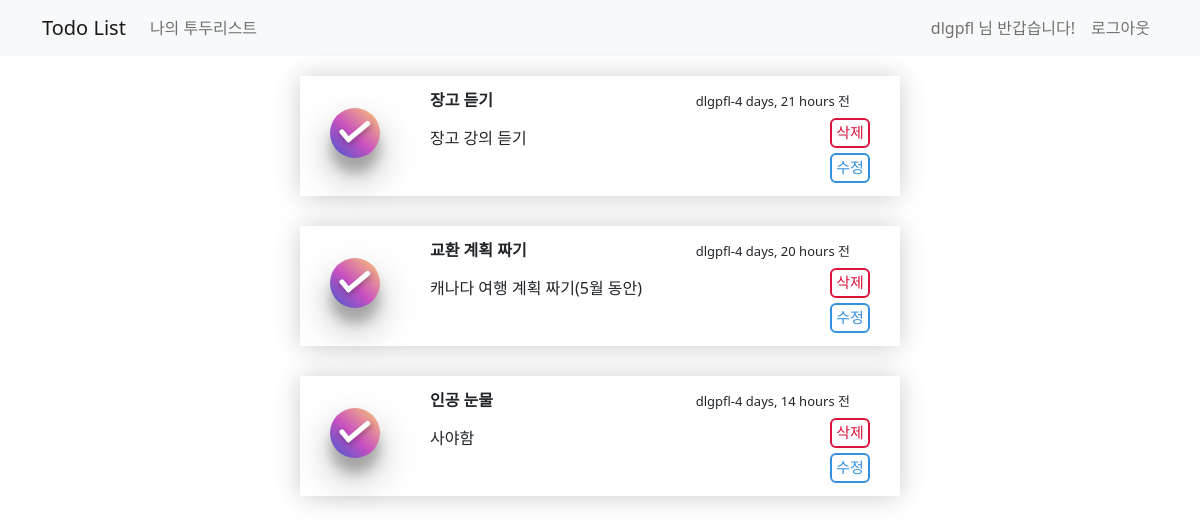
/todo/mytodo (signed in), run on the app's committed database.
### user/models.py (models this page shows)
class UserModel(AbstractUser):
    class Meta:
        db_table = "my_user"
    email = models.CharField(max_length=256, default='')
    profile = models.ImageField(upload_to="images/", null=True, blank=True)

### todo/models.py (models this page shows)
class todoModel(models.Model):
    class Meta:
        db_table = "todo"
    author = models.ForeignKey(UserModel, on_delete=models.CASCADE)
    content = models.CharField(max_length=256)
    title = models.CharField(max_length=256, default='')
    created_at = models.DateTimeField(auto_now_add=True)
    updated_at = models.DateTimeField(auto_now=True)
    is_completed = models.BooleanField(default=False)

### todo/views.py (the view)
# urls.py: path('todo/mytodo', views.my_todolist, name='my-todolist'),
@login_required
def my_todolist(request):
    user = request.user
    my_todolist = todoModel.objects.all().filter(author=user)
    return render(request, 'todo/my_todolist.html', {'my_todolist': my_todolist})

### templates/todo/my_todolist.html (shortened to what this page needs)
{% extends 'base.html' %}
{% block content %}
    <div class="container timeline-container">
        <div class="form-row">
            {% for todo in my_todolist %}
                <div class="card_write" style="top: 50px">
                    <div class="button-container"
                         style="width: 40px; height: 30px; float: right; display: flex; justify-content: flex-end; margin-top: 10px; flex-direction: column; margin-top: 45px">
                        {% if todo.author == user %}
                            <div style="width: 40px; height: 30px; float: right; display: flex; justify-content: flex-end;">
                                <a href="/todo/delete/{{ todo.id }}">
                                    <de_button style="--color: crimson">삭제</de_button>
                                </a>
                            </div>
                        {% endif %}
                        <div style="width: 40px; height: 30px; float: right; display: flex; justify-content: flex-end; margin-top: 5px">
                            <a href="/todo/mytodo/update/{{ todo.id }}">
                                <de_button style="--color: #3490e2">수정</de_button>
                            </a>
                        </div>
                    </div>
                    {% if todo.author == user %}
                        <form action="check/{{ todo.id }}" method="post">
                            {% if todo.is_completed == False %}
                                <div class="checkbox-wrapper"
                                     style="width: 20px; height: 50px; float: left; display: flex; justify-content: flex-end; flex-direction: column;">
                                    <input id="{{ todo.content }}" name="todo-check" type="checkbox" value="{{ todo.id }}" onchange="this.form.submit()">
                                    <label for="{{ todo.content }}">
                                        <div class="tick_mark"></div>
                                    </label>
                                </div>
                            {% else %}
                                <div class="checkbox-wrapper"
                                     style="width: 20px; height: 50px; float: left; display: flex; justify-content: flex-end; flex-direction: column;">
                                    <label for="{{ todo.content }}">
                                        <div class="tick_mark"></div>
                                    </label>
                                </div>
                            {% endif %}
                        </form>
                    {% endif %}
                    <div class="card_load_extreme_title">{{ todo.title }}</div>
                    <div class="card_load_extreme_descripion">{{ todo.content }}</div>
                    <div style="text-align: right">
                        <span style="font-size: small">{{ todo.author.username }}-{{ todo.created_at|timesince }} 전</span>
                    </div>
                </div>
            {% endfor %}
        </div>
    </div>
{% endblock %}

### templates/base.html (shortened to what this page needs)
<!DOCTYPE html>
<html lang="en">
<head>
    <link href="https://cdn.jsdelivr.net/npm/bootstrap@5.0.0-beta3/dist/css/bootstrap.min.css" rel="stylesheet"
>
</head>
<body>
<nav class="navbar navbar-expand-lg navbar-light bg-light">
    <div class="container">
        <a class="navbar-brand" href="/">Todo List</a>
        {% if user.is_authenticated %}
            <div class="collapse navbar-collapse" id="navbarSupportedContent">
                <ul class="navbar-nav mr-auto">
                    <li class="nav-item">
                        <a class="nav-link" href="/todo/mytodo"> 나의 투두리스트 </a>
                    </li>
                </ul>
            </div>
        {% endif %}
        <form class="form-inline my-2 my-lg-0">
            {% if not user.is_authenticated %}
                <ul class="navbar-nav mr-auto">
                    <li class="nav-item active">
                        <a class="nav-link" href="/signin"> Sign In <span class="sr-only"></span></a>
                    </li>
                    <li class="nav-item active">
                        <a class="nav-link" href="/signup"> Sign Up <span class="sr-only"></span></a>
                    </li>
                </ul>
            {% else %}
                <ul class="navbar-nav mr-auto">
                    <li class="nav-item" disabled>
                <span class="nav-link">
                    {{ user.username }} 님 반갑습니다!
                </span>
                    </li>
                    <li class="nav-item">
                        <a class="nav-link" href="/logout"> 로그아웃 </a>
                    </li>
                </ul>
            {% endif %}
        </form>
    </div>
</nav>
{% block content %}
{% endblock %}
</body>
</html>

### data on the page
UserModel: username "dlgpfl"
todoModel: title "장고 듣기", content "장고 강의 듣기", author.username "dlgpfl", created_at "4 days, 21 hours"
todoModel: title "교환 계획 짜기", content "캐나다 여행 계획 짜기(5월 동안)", author.username "dlgpfl", created_at "4 days, 20 hours"
todoModel: title "인공 눈물", content "사야함", author.username "dlgpfl", created_at "4 days, 14 hours"
